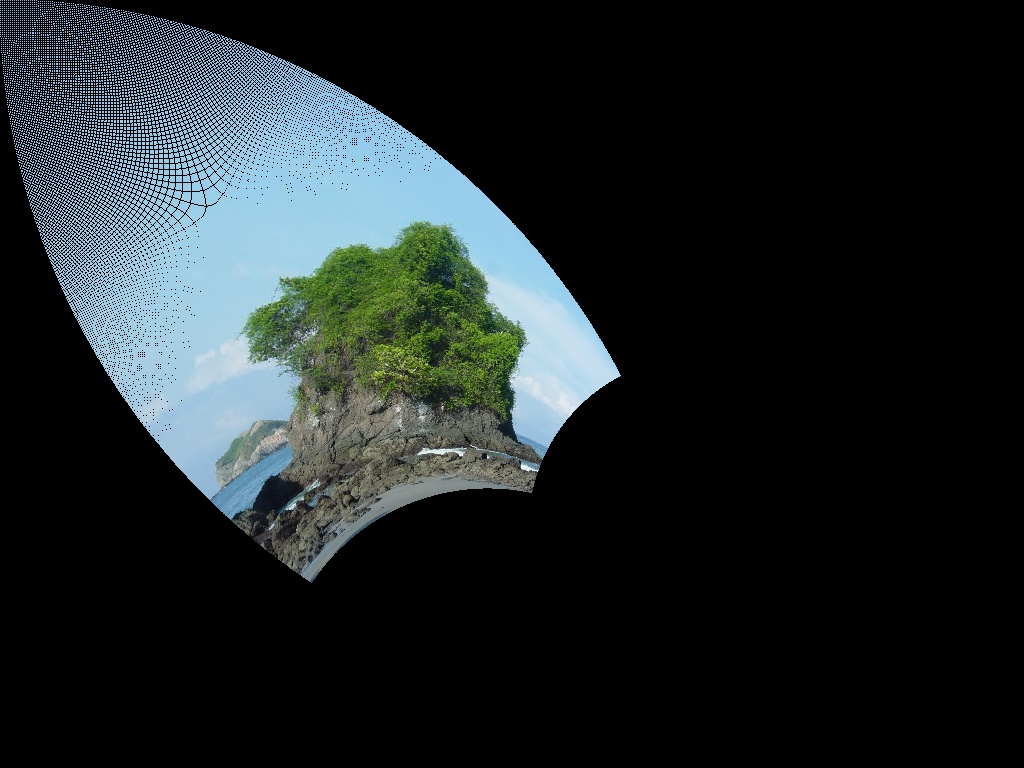
#> input picture Lab2/Grupo3-Laboratorio02/Ejercicio 3.jpeg, 1024 x 768 px
$ python Grupo3-Laboratorio02.py
#> lines starting #> are read from the running program, lines starting #| are printed output that depends on the picture
import cv2
import sys
import numpy as np

def has_inverse_map(a, b, c, d):
    if (b*c-a*d) == 0:
        return False
    else:
        return True


def w_plane_representation(img, a, b, c, d, titulo):
    height = img.shape[0]
    width = img.shape[1]
    w_plane = np.zeros((height,width,3), np.uint8)
    for i in range(height):
        for j in range(width):
            z = complex(j, i)
            w = (a*z + b) / (c*z + d)
            if w.imag < height and w.real < width:
                w_plane[int(w.imag), int(w.real)] = img[i, j]

    cv2.imshow(titulo, w_plane)
    cv2.imwrite(titulo+'.jpeg', w_plane)


def lineal_mapping_demonstration(img, a, b, titulo):
    c = 0
    d = 1
    w_plane_representation(img, a, b, c, d, titulo)


def main():
    print('Ingrese el nombre del archivo completo con la extension. EJ: prueba.jpeg')
    fileName = str(input())
#> the answer given: Ejercicio 3.jpeg
    print('Nombre del arhivo: ' + fileName)
    imgR = cv2.imread(fileName)
#> imgR is the input picture: shape (768, 1024, 3); mean B, G, R 39.7, 38.2, 31
    if imgR is None:
        sys.exit("No se pudo leer la imagen.")

    a = complex(2.1, 2.1)
    b = 0
    c = complex(0.003, 0)
    d = complex(1, 1)
    w_plane_representation(imgR, a, b, c, d, "Ejercicio 3")
#> after the loop in w_plane_representation, `for i in range(height):`:
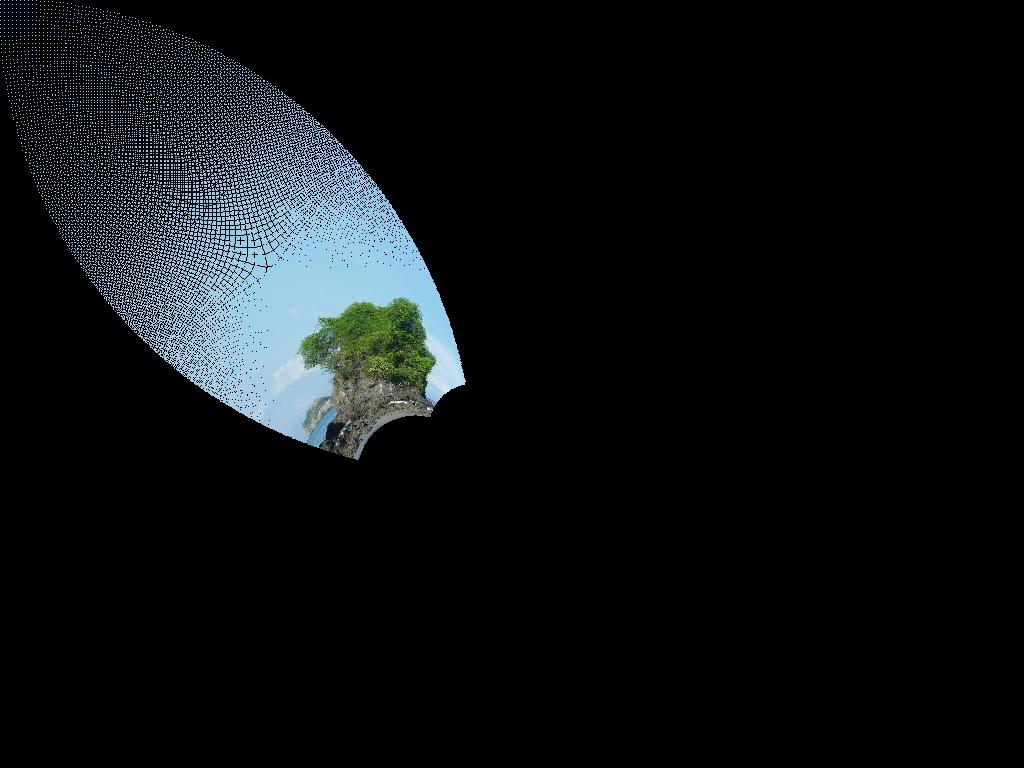
#> w_plane: shape (768, 1024, 3); mean B, G, R 18.1, 16.7, 13.4
    a = 2
    b = 0
    lineal_mapping_demonstration(imgR, a, b, "Ejercicio 4a")
#> call 2 of w_plane_representation, with a = 2, b = 0, c = 0, d = 1, titulo = 'Ejercicio 4a'
#> after the loop in w_plane_representation (call 2), `for i in range(height):`:
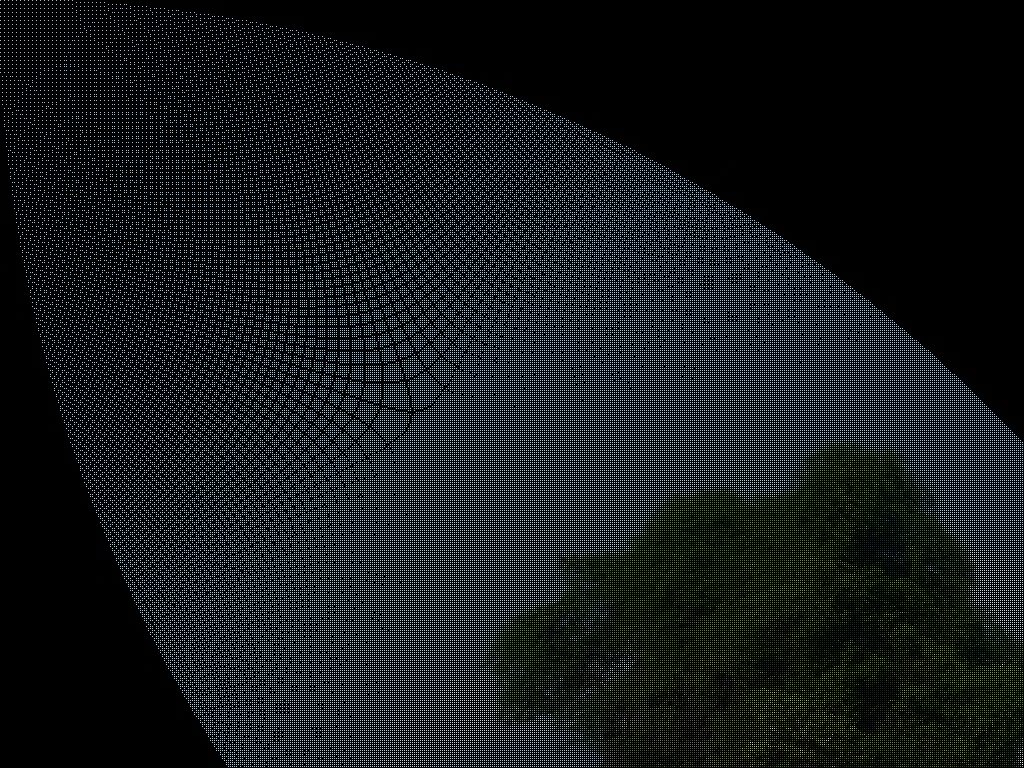
#> w_plane: shape (768, 1024, 3); mean B, G, R 28, 26.9, 21.1
    a = 3 + 2j
    b = 0
    lineal_mapping_demonstration(imgR, a, b, "Ejercicio 4b")
#> call 3 of w_plane_representation, with b = 0, c = 0, d = 1, titulo = 'Ejercicio 4b'
#> after the loop in w_plane_representation (call 3), `for i in range(height):`:
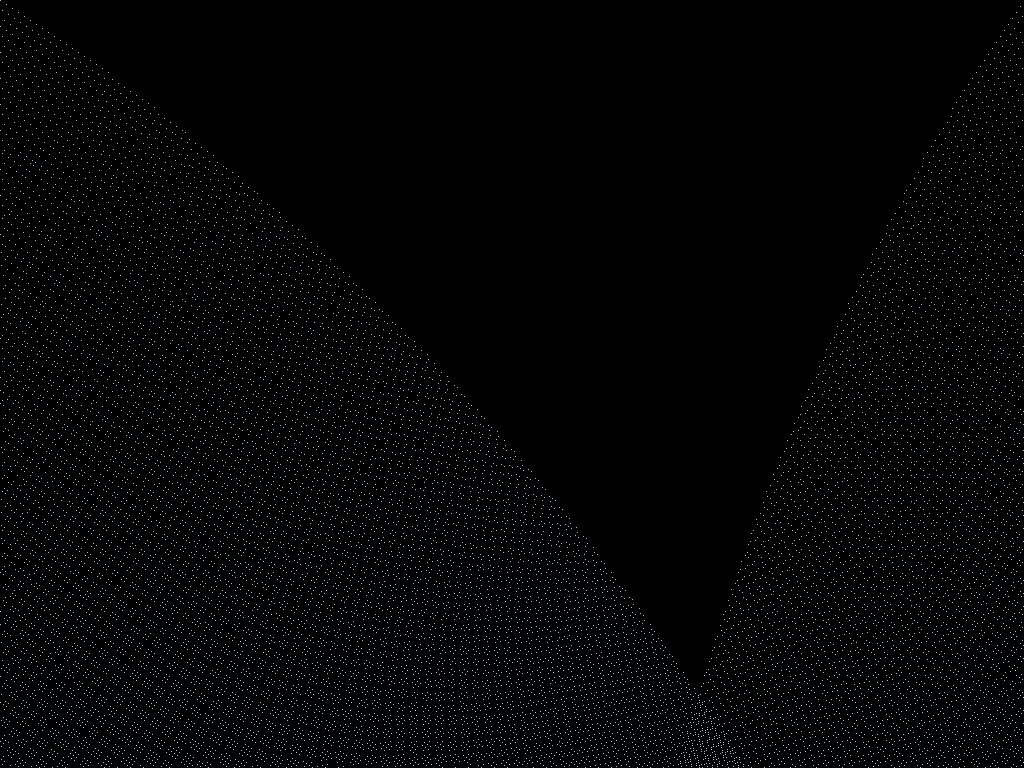
#> w_plane: shape (768, 1024, 3); mean B, G, R 4.8, 4.1, 3.5
    a = 1
    b = 10 + 10j
    lineal_mapping_demonstration(imgR, a, b, "Ejercicio 4c")
#> call 4 of w_plane_representation, with a = 1, c = 0, d = 1, titulo = 'Ejercicio 4c'
#> after the loop in w_plane_representation (call 4), `for i in range(height):`:
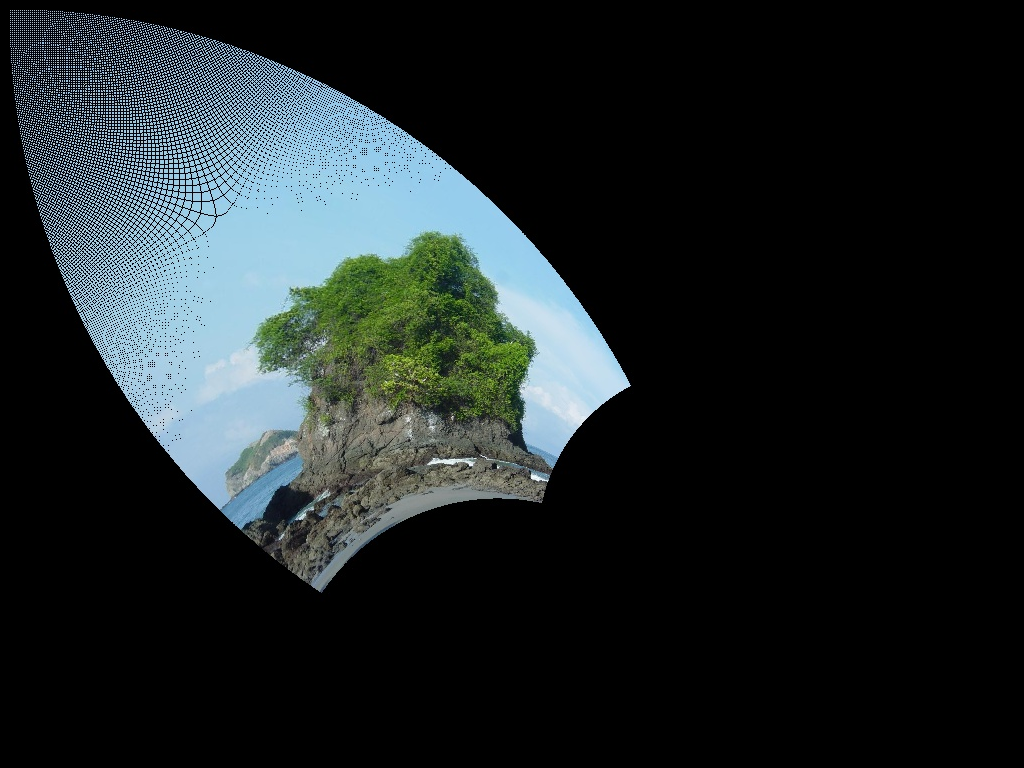
#> w_plane: shape (768, 1024, 3); mean B, G, R 39.7, 38.2, 31
    a = 3 + 2j
    b = 50 + 50j
    lineal_mapping_demonstration(imgR, a, b, "Ejercicio 4d")


main()
